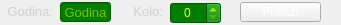
   <widget class="QFrame" name="frm_bingo_archive">
    <property name="geometry">
     <rect>
      <x>100</x>
      <y>100</y>
      <width>341</width>
      <height>25</height>
     </rect>
    </property>
    <property name="frameShape">
     <enum>QFrame::NoFrame</enum>
    </property>
    <property name="frameShadow">
     <enum>QFrame::Plain</enum>
    </property>
    <widget class="QLabel" name="lbl_bingo_archive_year_2">
     <property name="geometry">
      <rect>
       <x>2</x>
       <y>2</y>
       <width>51</width>
       <height>20</height>
      </rect>
     </property>
     <property name="font">
      <font>
       <pointsize>10</pointsize>
      </font>
     </property>
     <property name="styleSheet">
      <string notr="true">color: rgb(208, 208, 208);</string>
     </property>
     <property name="text">
      <string>Godina:</string>
     </property>
     <property name="alignment">
      <set>Qt::AlignRight|Qt::AlignTrailing|Qt::AlignVCenter</set>
     </property>
     <property name="textInteractionFlags">
      <set>Qt::LinksAccessibleByMouse|Qt::TextSelectableByMouse</set>
     </property>
    </widget>
    <widget class="QLineEdit" name="txt_bingo_archive_year">
     <property name="geometry">
      <rect>
       <x>60</x>
       <y>2</y>
       <width>51</width>
       <height>20</height>
      </rect>
     </property>
     <property name="font">
      <font>
       <pointsize>10</pointsize>
      </font>
     </property>
     <property name="styleSheet">
      <string notr="true">QLineEdit {background-color: rgb(0, 126, 0); color: rgb(255, 255, 0);} QLineEdit:hover {background-color: rgb(0, 163, 0);}</string>
     </property>
     <property name="alignment">
      <set>Qt::AlignCenter</set>
     </property>
     <property name="placeholderText">
      <string>Godina</string>
     </property>
    </widget>
    <widget class="QLabel" name="lbl_bingo_archive_year_3">
     <property name="geometry">
      <rect>
       <x>132</x>
       <y>2</y>
       <width>31</width>
       <height>20</height>
      </rect>
     </property>
     <property name="font">
      <font>
       <pointsize>10</pointsize>
      </font>
     </property>
     <property name="styleSheet">
      <string notr="true">color: rgb(208, 208, 208);</string>
     </property>
     <property name="text">
      <string>Kolo:</string>
     </property>
     <property name="alignment">
      <set>Qt::AlignRight|Qt::AlignTrailing|Qt::AlignVCenter</set>
     </property>
     <property name="textInteractionFlags">
      <set>Qt::LinksAccessibleByMouse|Qt::TextSelectableByMouse</set>
     </property>
    </widget>
    <widget class="QPushButton" name="btn_bingo_archive_show">
     <property name="geometry">
      <rect>
       <x>240</x>
       <y>2</y>
       <width>81</width>
       <height>20</height>
      </rect>
     </property>
     <property name="cursor">
      <cursorShape>PointingHandCursor</cursorShape>
     </property>
     <property name="styleSheet">
      <string notr="true">QPushButton {color: white;}
QPushButton:hover {background-color: qlineargradient(spread:pad, x1:0, y1:0.00568182, x2:0.98, y2:0.982955, stop:0 rgb(38, 19, 255), stop:1 rgb(150, 207, 207));}
</string>
     </property>
     <property name="text">
      <string>Prikaži</string>
     </property>
     <property name="icon">
      <iconset>
       <normaloff>../images/find.png</normaloff>../images/find.png</iconset>
     </property>
    </widget>
    <widget class="QSpinBox" name="spn_bingo_archive_round">
     <property name="geometry">
      <rect>
       <x>170</x>
       <y>2</y>
       <width>51</width>
       <height>22</height>
      </rect>
     </property>
     <property name="styleSheet">
      <string notr="true">QSpinBox {background-color: rgb(0, 126, 0); color: rgb(255, 255, 0);} QSpinBox:hover {background-color: rgb(0, 163, 0);}</string>
     </property>
     <property name="alignment">
      <set>Qt::AlignCenter</set>
     </property>
     <property name="minimum">
      <number>0</number>
     </property>
     <property name="maximum">
      <number>999</number>
     </property>
    </widget>
   </widget>
